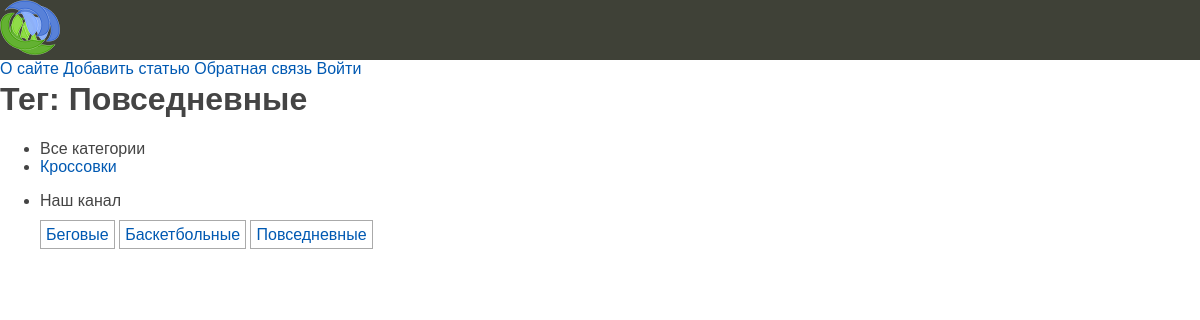
The page /shoes/tag/daily/ on the database its author committed.
### shoes/models.py (models this page shows, shortened)
class Category(models.Model):
    name = models.CharField(max_length=100, db_index=True, verbose_name="Категория")
    slug = models.SlugField(max_length=255, unique=True, db_index=True)
    def get_absolute_url(self):
        return reverse('category', kwargs={'cat_slug': self.slug})
    class Meta:
        verbose_name = 'Категория'
        verbose_name_plural = 'Категории'

class TagPost(models.Model):
    tag = models.CharField(max_length=100, db_index=True)
    slug = models.SlugField(max_length=255, unique=True, db_index=True)
    def get_absolute_url(self):
        return reverse('tag', kwargs={'tag_slug': self.slug})

### shoes/views.py (the view)
# urls.py: path('tag/<slug:tag_slug>/', views.show_tag_postlist, name='tag'),
def show_tag_postlist(request, tag_slug):
    tag = get_object_or_404(TagPost, slug=tag_slug)
    posts = tag.tags.filter(is_published=Shoes.Status.PUBLISHED)
    return render(request, 'shoes/index.html', {'posts': posts, 'title': f'Тег: {tag.tag}', 'menu': menu, 'cat_selected': None})

### shoes/templatetags/shoes_tags.py (called while the page is built)
@register.inclusion_tag('shoes/list_categories.html')
def show_categories(cat_selected_id=0):
    cats = Category.objects.annotate(total=Count("posts")).filter(total__gt=0)
    return {"cats": cats, "cat_selected": cat_selected_id}

@register.inclusion_tag('shoes/list_tags.html')
def show_all_tags():
    return {"tags": TagPost.objects.all()}

### shoes/templates/shoes/index.html (shortened to what this page needs)
{% extends 'base.html' %}
{% load static %}

### shoes/templates/shoes/list_categories.html
{% for cat in cats %}
    {% if cat.id == cat_selected %}
        <li class="selected">{{cat.name}}</li>
    {% else %}
        <li><a href="{{ cat.get_absolute_url }}">{{cat.name}}</a></li>
    {% endif %}
{% endfor %}

### shoes/templates/shoes/list_tags.html
{% if tags %}
<ul class="tags-list">
    {% for t in tags %}
    <li><a href="{{ t.get_absolute_url }}">{{ t.tag }}</a></li>
    {% endfor %}
</ul>
{% endif %}

### shoes/static/shoes/css/styles.css (style rules this page uses)
html, body { font-family: 'Arial'; margin: 0; padding: 0; height: 100%; width: 100%; color: #444; }
a { color: #0059b2; text-decoration: none; }
ul.tags-list { width: 100%; margin: 0; padding: 0; list-style: none; }
ul.tags-list li { margin: 0; padding: 0 0 10px; display: inline-block; }
ul.tags-list li a { padding: 5px; font-size: 16px; border: 1px solid #aaa; }

### rows shown on the page
Category: name "Кроссовки"
TagPost: tag "Беговые"
TagPost: tag "Баскетбольные"
TagPost: tag "Повседневные"

### other values the page prints
{{ item.title }} "О сайте" "Добавить статью" "Обратная связь" "Войти"
{{ title }} "Тег: Повседневные"
